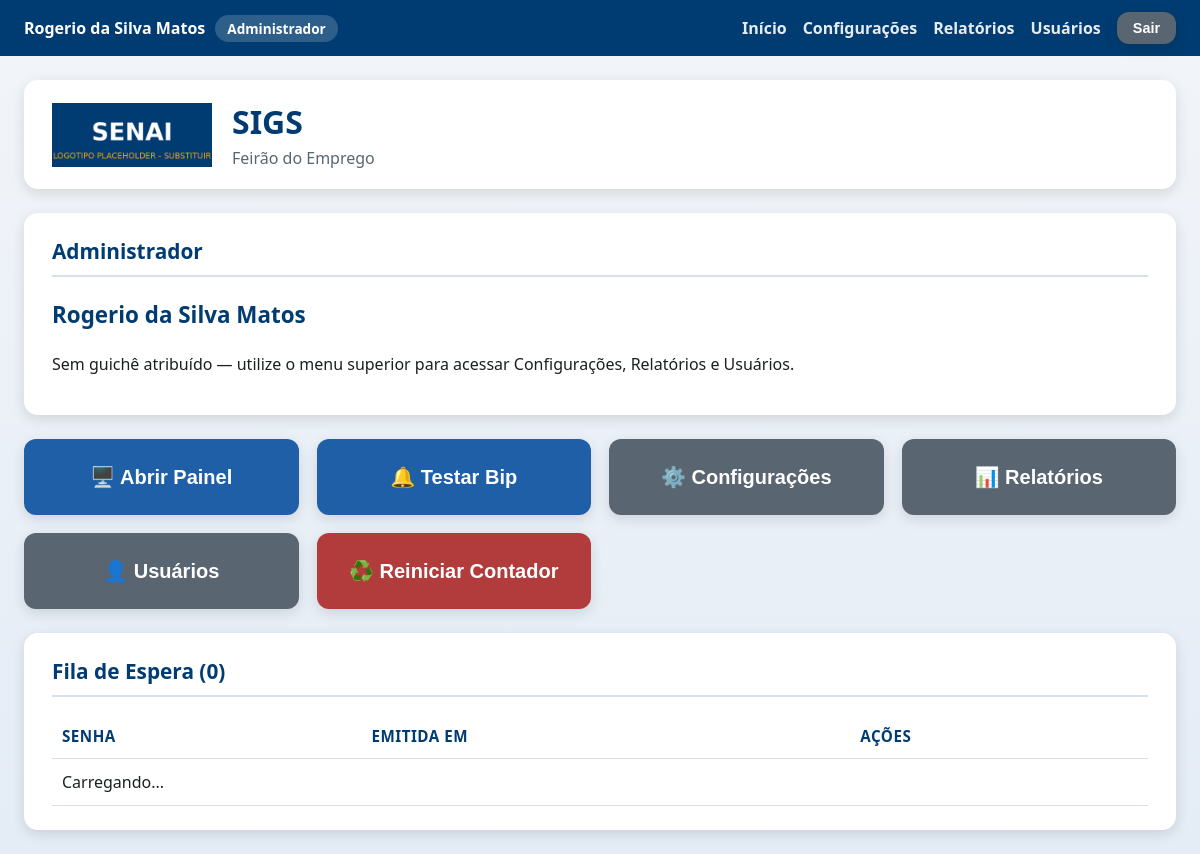
/ (signed in), run on the app's committed database.
### tables this page shows
CREATE TABLE usuarios (
            id INTEGER PRIMARY KEY AUTOINCREMENT,
            nome_completo TEXT NOT NULL,
            login TEXT NOT NULL UNIQUE,
            senha_hash TEXT NOT NULL,
            perfil TEXT NOT NULL DEFAULT 'atendente',
            ativo INTEGER NOT NULL DEFAULT 1,
            data_criacao TEXT NOT NULL,
            ultimo_login TEXT
        );

CREATE TABLE configuracoes (
                    chave TEXT PRIMARY KEY,
                    valor TEXT NOT NULL
                );

### app.py (the view)
@app.route("/")
@auth.login_required
def index():
    configuracoes = config_manager.obter_todas()
    return render_template("index.html", config=configuracoes)

### app.py (called while the page is built)
@app.context_processor
def injetar_usuario_logado():
    return {"usuario_logado": auth.usuario_logado(), "eh_admin": auth.eh_admin()}

### auth.py (called while the page is built)
def usuario_logado() -> Optional[dict]:
    usuario_id = session.get(CHAVE_SESSAO_USUARIO_ID)
    if usuario_id is None:
        return None
    return {
        "id": usuario_id,
        "nome_completo": session.get(CHAVE_SESSAO_NOME),
        "login": session.get(CHAVE_SESSAO_LOGIN),
        "perfil": session.get(CHAVE_SESSAO_PERFIL),
        "guiche": session.get(CHAVE_SESSAO_GUICHE),
    }

def eh_admin() -> bool:
    return session.get(CHAVE_SESSAO_PERFIL) == PerfilUsuario.ADMIN

def login_required(funcao_view):
    @wraps(funcao_view)
    def wrapper(*args, **kwargs):
        usuario_id = session.get(CHAVE_SESSAO_USUARIO_ID)
        if usuario_id is None:
            if _requisicao_eh_api():
                return jsonify({"sucesso": False, "erro": "Sessão expirada. Faça login novamente."}), 401
            return redirect(url_for("login_tela", proximo=request.path))
        usuario = database.obter_usuario_por_id(usuario_id)
        if usuario is None or not usuario.ativo:
            encerrar_sessao()
            if _requisicao_eh_api():
                return jsonify({"sucesso": False, "erro": "Usuário desativado ou removido."}), 403
            return redirect(url_for("login_tela"))
        return funcao_view(*args, **kwargs)
    return wrapper

### config.py (called while the page is built)
    def _conectar(self) -> sqlite3.Connection:
        conexao = sqlite3.connect(str(self.db_path), timeout=10, check_same_thread=False)
        conexao.row_factory = sqlite3.Row
        return conexao

    def obter_todas(self) -> Dict[str, Any]:
        with self._conectar() as conexao:
            linhas = conexao.execute(
                f"SELECT chave, valor FROM {TABELA_CONFIGURACOES}"
            ).fetchall()
        resultado: Dict[str, Any] = {}
        for linha in linhas:
            chave, valor = linha["chave"], linha["valor"]
            if chave in CHAVES_INTEIRAS:
                try:
                    resultado[chave] = int(valor)
                except (TypeError, ValueError):
                    resultado[chave] = 0
            else:
                resultado[chave] = valor
        return resultado

### templates/index.html (shortened to what this page needs)
{% extends "layout.html" %}
{% block conteudo %}
<div class="pagina">
    <header class="cabecalho">
        <img class="logo" src="{{ url_for('static', filename='img/logo.png') }}" alt="Logo SENAI">
        <div class="titulo-evento">
            <h1>SIGS</h1>
            <p>{{ config.nome_evento }}</p>
        </div>
    </header>
    <main class="conteudo-principal">
        {% if usuario_logado.perfil == 'atendente' %}
        <section class="card card-identificacao">
            <h2>Atendente Logado</h2>
            <div class="identificacao-sessao">
                <div class="identificacao-item">
                    <span class="identificacao-label">Nome</span>
                    <span class="identificacao-valor">{{ usuario_logado.nome_completo }}</span>
                </div>
                <div class="identificacao-item">
                    <span class="identificacao-label">Guichê</span>
                    <span class="identificacao-valor">
                        {% if usuario_logado.guiche %}
                            {{ '%02d' | format(usuario_logado.guiche) }}
                        {% else %}
                            Nenhum guichê livre
                        {% endif %}
                    </span>
                </div>
            </div>
            {% if not usuario_logado.guiche %}
            <p class="mensagem-status erro">
                Todos os guichês estão ocupados no momento. Peça a um administrador para
                aumentar a quantidade de guichês em Configurações, ou aguarde a liberação de um guichê.
            </p>
            {% endif %}
        </section>
        {% else %}
        <section class="card card-identificacao">
            <h2>{{ 'Administrador' if eh_admin else 'Emissor de Senhas' }}</h2>
            <p class="identificacao-valor">{{ usuario_logado.nome_completo }}</p>
            {% if eh_admin %}
            <p>Sem guichê atribuído — utilize o menu superior para acessar
               Configurações, Relatórios e Usuários.</p>
            {% else %}
            <p>Sem guichê atribuído — este perfil apenas emite senhas para a
               fila; a chamada e o atendimento são feitos pelos usuários com
               perfil atendente.</p>
            {% endif %}
        </section>
        {% endif %}
        <section class="grade-botoes">
            <button id="btn-abrir-painel" class="botao botao-secundario botao-grande">
                🖥️ Abrir Painel
            </button>
            <button id="btn-testar-bip" class="botao botao-secundario botao-grande">
                🔔 Testar Bip
            </button>
            {% if eh_admin %}
            <button id="btn-configuracoes" class="botao botao-terciario botao-grande">
                ⚙️ Configurações
            </button>
            <button id="btn-relatorios" class="botao botao-terciario botao-grande">
                📊 Relatórios
            </button>
            <button id="btn-usuarios" class="botao botao-terciario botao-grande">
                👤 Usuários
            </button>
            <button id="btn-reiniciar" class="botao botao-alerta botao-grande">
                ♻️ Reiniciar Contador
            </button>
            {% endif %}
        </section>
        <section class="card card-fila">
            <h2>Fila de Espera (<span id="fila-total">0</span>)</h2>
            <table class="tabela-fila">
                <thead>
                    <tr>
                        <th>Senha</th>
                        <th>Emitida em</th>
                        <th>Ações</th>
                    </tr>
                </thead>
                <tbody id="fila-corpo">
                    <tr><td colspan="3">Carregando...</td></tr>
                </tbody>
            </table>
        </section>
    </main>
</div>
{% endblock %}

### templates/layout.html (shortened to what this page needs)
<!DOCTYPE html>
<html lang="pt-BR">
<head>
    <link rel="stylesheet" href="{{ url_for('static', filename='css/style.css') }}">
</head>
<body>
    {% if usuario_logado %}
    <div class="barra-usuario">
        <span class="barra-usuario-info">
            {{ usuario_logado.nome_completo }}
            <span class="barra-usuario-perfil">
                {% if eh_admin %}Administrador
                {% elif usuario_logado.perfil == 'emissor' %}Emissor de Senhas
                {% else %}Atendente
                {% endif %}
            </span>
        </span>
        <span class="barra-usuario-acoes">
            <a href="{{ url_for('index') }}">Início</a>
            {% if eh_admin %}
                <a href="{{ url_for('configuracoes_tela') }}">Configurações</a>
                <a href="{{ url_for('relatorios_tela') }}">Relatórios</a>
                <a href="{{ url_for('usuarios_tela') }}">Usuários</a>
            {% endif %}
            <form method="POST" action="{{ url_for('logout_tela') }}" class="form-logout">
                <button type="submit" class="botao botao-terciario botao-sair">Sair</button>
            </form>
        </span>
    </div>
    {% endif %}
    {% block conteudo %}{% endblock %}
</body>
</html>

### static/css/style.css (style rules this page uses)
:root { --cor-principal: #003C71; --cor-principal-clara: #1F5FA8; --cor-secundaria: #F4A300; --cor-fundo: #F2F5F9; --cor-texto: #1B1F23; --cor-branco: #FFFFFF; --cor-cinza-borda: #D8E0EA; --cor-sucesso: #2E7D32; --cor-erro: #C62828; --sombra-padrao: 0 4px 14px rgba(0, 0, 0, 0.12); --raio-borda: 14px; --transicao-padrao: all 0.25s ease-in-out; }
* { box-sizing: border-box; }
body { margin: 0; font-family: "Segoe UI", Arial, Helvetica, sans-serif; background: linear-gradient(180deg, var(--cor-fundo) 0%, #E4ECF6 100%); color: var(--cor-texto); }
.pagina { max-width: 1200px; margin: 0 auto; padding: 24px; }
.cabecalho { display: flex; align-items: center; gap: 20px; background: var(--cor-branco); border-radius: var(--raio-borda); box-shadow: var(--sombra-padrao); padding: 20px 28px; margin-bottom: 24px; }
.cabecalho .logo { height: 64px; width: auto; object-fit: contain; }
.titulo-evento h1 { margin: 0; font-size: 2rem; color: var(--cor-principal); }
.titulo-evento p { margin: 4px 0 0; color: #5A6572; font-size: 1rem; }
.conteudo-principal { display: flex; flex-direction: column; gap: 24px; }
.card { background: var(--cor-branco); border-radius: var(--raio-borda); box-shadow: var(--sombra-padrao); padding: 24px 28px; }
.card h2 { margin-top: 0; color: var(--cor-principal); font-size: 1.3rem; border-bottom: 2px solid var(--cor-cinza-borda); padding-bottom: 10px; }
.botao { border: none; border-radius: 12px; padding: 18px 22px; font-size: 1.1rem; font-weight: 700; cursor: pointer; transition: var(--transicao-padrao); box-shadow: var(--sombra-padrao); text-decoration: none; text-align: center; display: inline-flex; align-items: center; justify-content: center; gap: 8px; color: var(--cor-branco); }
.botao-grande { padding: 26px 20px; font-size: 1.25rem; }
.botao-secundario { background: var(--cor-principal-clara); }
.botao-terciario { background: #5A6572; }
.botao-alerta { background: #B23B3B; }
.grade-botoes { display: grid; grid-template-columns: repeat(auto-fit, minmax(220px, 1fr)); gap: 18px; }
.tabela-fila { width: 100%; border-collapse: collapse; margin-top: 12px; }
.tabela-fila th, .tabela-fila td { text-align: left; padding: 12px 10px; border-bottom: 1px solid var(--cor-cinza-borda); }
.tabela-fila th { color: var(--cor-principal); font-size: 0.95rem; text-transform: uppercase; letter-spacing: 0.5px; }
.barra-usuario { display: flex; flex-wrap: wrap; align-items: center; justify-content: space-between; gap: 12px; background: var(--cor-principal); color: var(--cor-branco); padding: 12px 24px; }
.barra-usuario-info { display: flex; align-items: center; gap: 10px; font-weight: 600; flex-wrap: wrap; }
.barra-usuario-perfil, .barra-usuario-guiche { background: rgba(255, 255, 255, 0.18); border-radius: 999px; padding: 4px 12px; font-size: 0.85rem; font-weight: 700; }
.barra-usuario-acoes { display: flex; align-items: center; gap: 16px; flex-wrap: wrap; }
.barra-usuario-acoes a { color: var(--cor-branco); text-decoration: none; font-weight: 600; opacity: 0.9; }
.form-logout { margin: 0; }
.botao-sair { padding: 8px 16px; font-size: 0.9rem; }
.identificacao-valor { font-size: 1.4rem; font-weight: 800; color: var(--cor-principal); }

### data on the page
usuarios: nome_completo "Rogerio da Silva Matos"
configuracoes: nome_evento "Feirão do Emprego"

### other printed values
{{ 'Administrador' if eh_admin else 'Emissor de Senhas' }} "Administrador"
